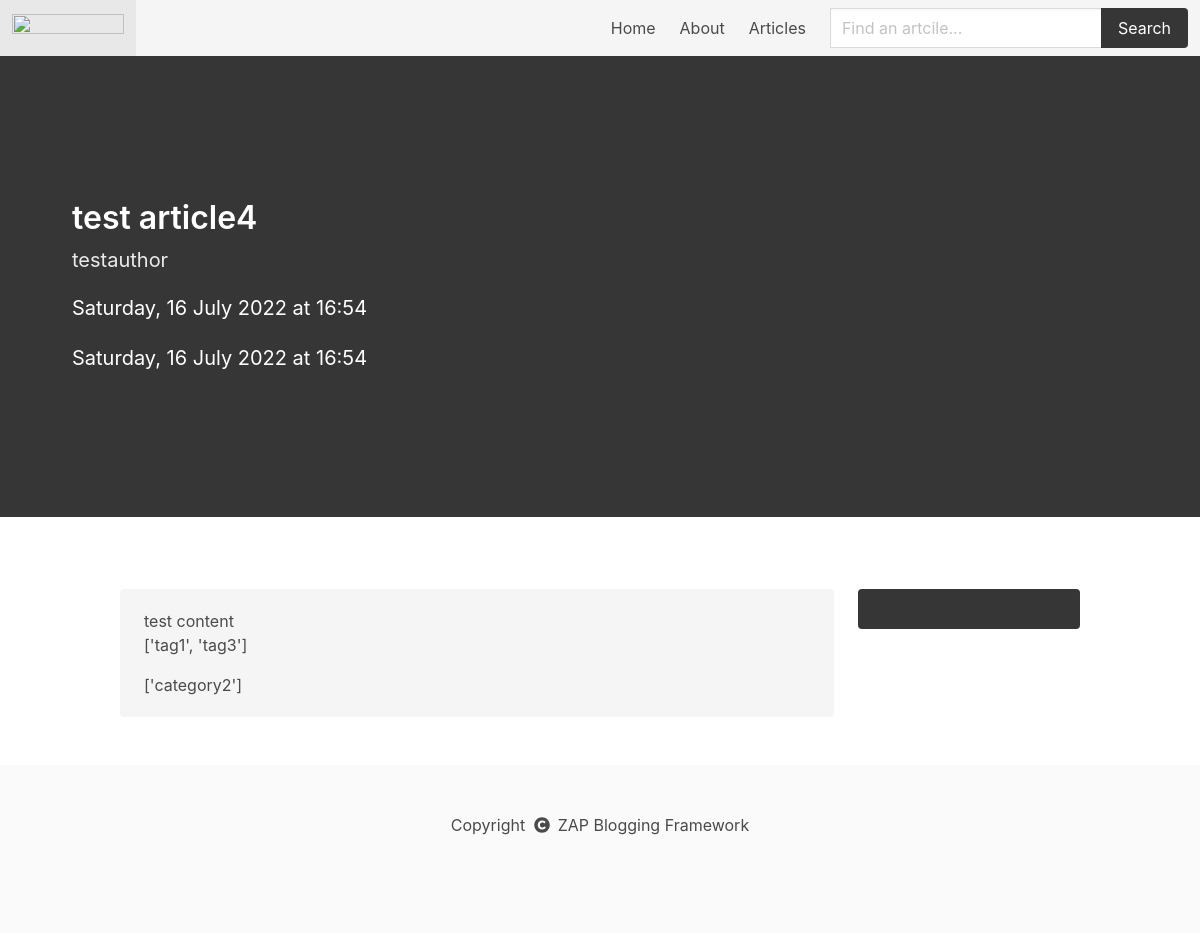
/article/test_article4/, run on the app's committed database.
### model.py (models this page shows)
class Articles(db.Model):
    id = db.Column(db.Integer, primary_key=True)
    title = db.Column(db.String(250))
    author = db.Column(db.String(250), db.ForeignKey('users.name'))
    link = db.Column(db.String(250))
    content = db.Column(db.Text)
    summary = db.Column(db.Text)
    date_posted = db.Column(db.DateTime)
    date_updated = db.Column(db.DateTime)
    tags = db.Column(db.PickleType())
    categories = db.Column(db.PickleType())

### public.py (the view)
@public.route('/article/<title>/')
def article(title):
    article = Articles.query.filter_by(link=title).first_or_404()
    datePosted = dates.format_datetime(article.date_posted, "EEEE, d MMMM y 'at' HH:mm")
    dateUpdated = dates.format_datetime(article.date_updated, "EEEE, d MMMM y 'at' HH:mm")
    return render_template('article.html', article=articleSchema.dump(article), date_posted=datePosted, date_updated=dateUpdated)

### forms.py
class SearchForm(FlaskForm):
    searched = StringField('Searched', validators=[DataRequired()])
    submit = SubmitField('Submit')

### public.py (called while the page is built)
@public.context_processor
def base():
    form = SearchForm()
    return dict(form=form)

### templates/article.html
{% extends 'post-base.html' %}
{% block hero %}
<p class="title">
    {{article.title}}
</p>
<p class="subtitle">
    {{article.author}}
</p>
<p>
    {{date_posted}}
</p>
<p>
    {{date_updated}}
</p>
{% endblock %}
{% block article %}
{{article.content}}
<p>
    {{article.tags}}
</p>
<p>
    {{article.categories}}
</p>
{% endblock %}

### data on the page
Articles: title "test article4", author "testauthor", content "test content"

### other printed values
{{ date_posted }} "Saturday, 16 July 2022 at 16:54"
{{ date_updated }} "Saturday, 16 July 2022 at 16:54"
{{ article.tags }} "['tag1', 'tag3']"
{{ article.categories }} "['category2']"
{{ config['SITE_NAME'] }} "ZAP Blogging Framework"
